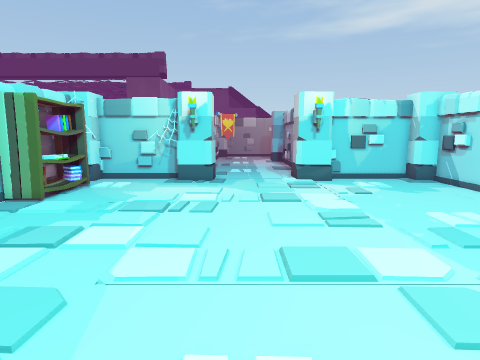
view 1 (above)

19 first-person views from a walk through a Unity game level. The camera is 1.5 m above the floor, tilts 8° down and sees 75° across. The floor is counted in squares, 0.5 m on a side. Each view is taken from the middle of a square. On the plan, view 1 faces up. The plan holds only what a view shows up to about 20 squares ahead; the rest is blank. The place goes on beyond the plan. The player is left out. Some animated figures are not drawn. Door leaves are left out, so doorways stand open. Some surface patterns are stand-ins.

view 2
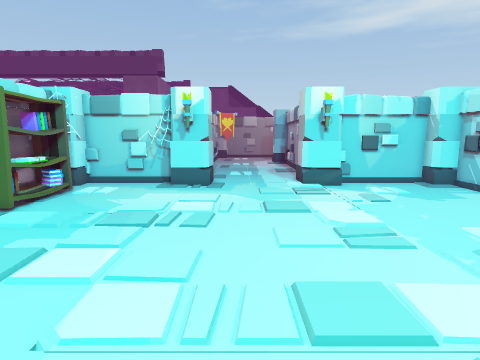

view 3
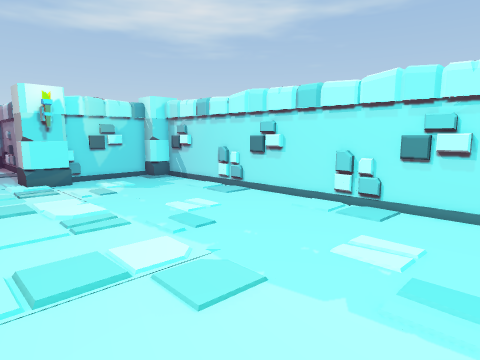

view 4
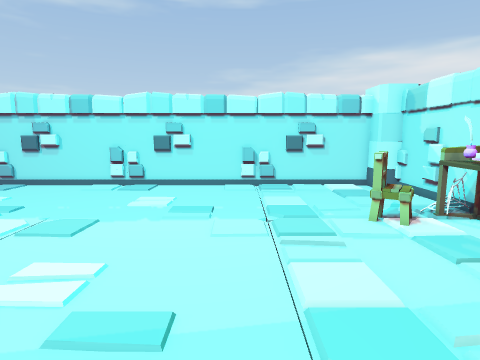

view 5
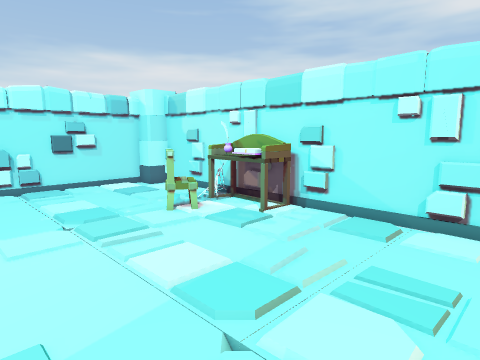

view 6
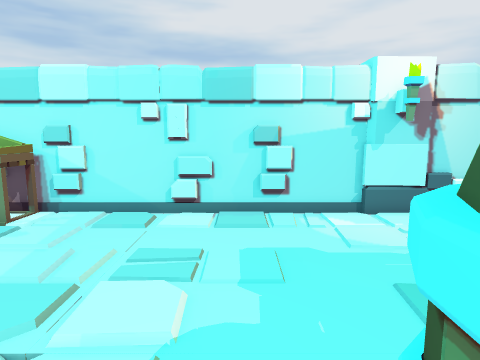

view 7
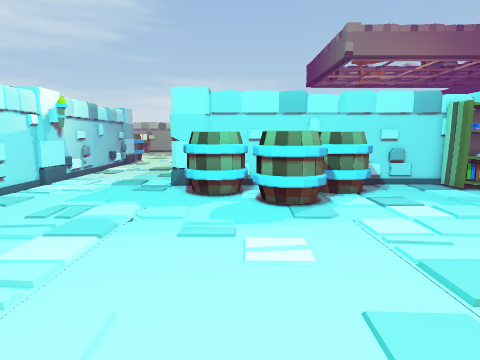

view 8
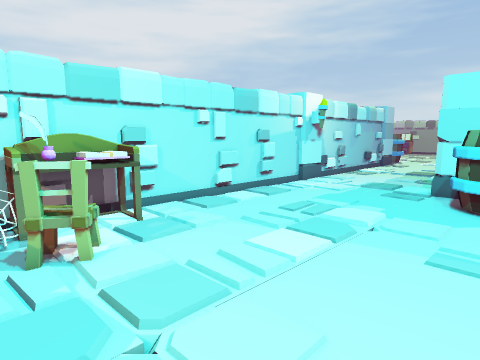

view 9
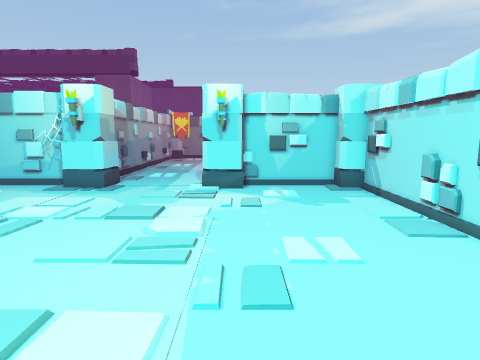

view 10
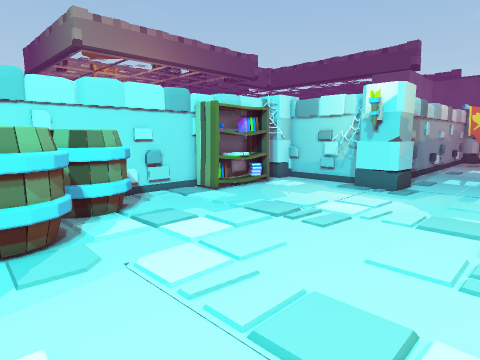

view 11
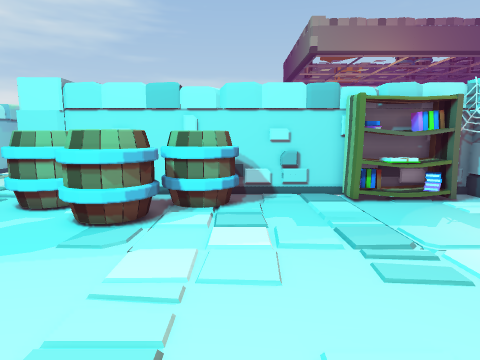

view 12
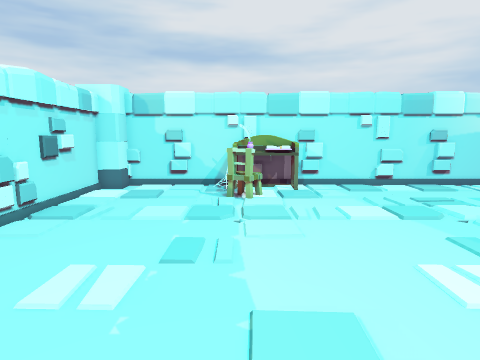

view 13
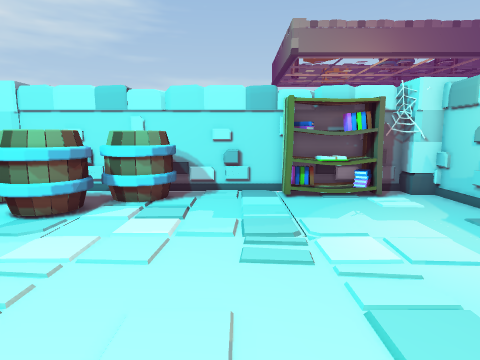

view 14
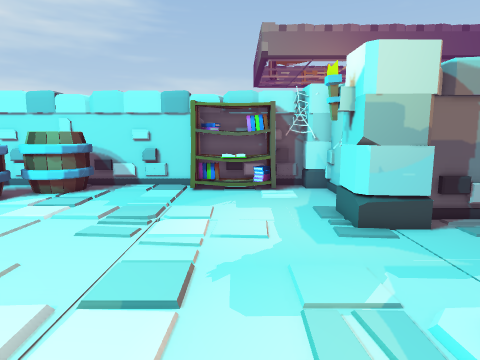

view 15
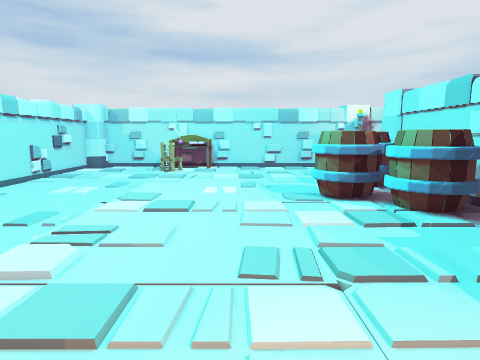

view 16
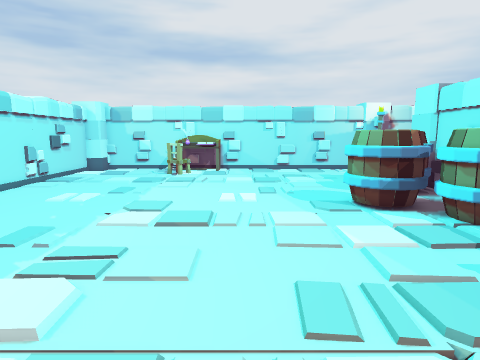

view 17
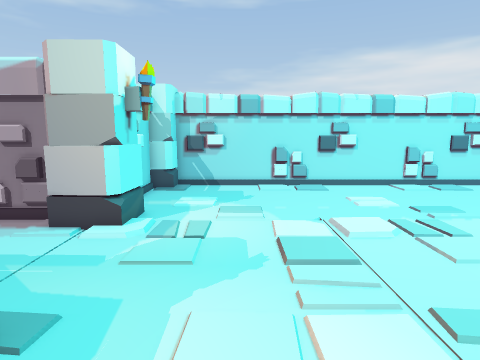

view 18
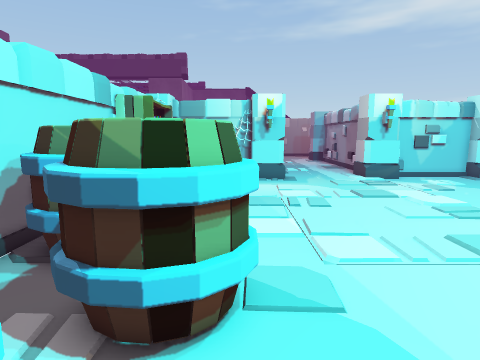

view 19
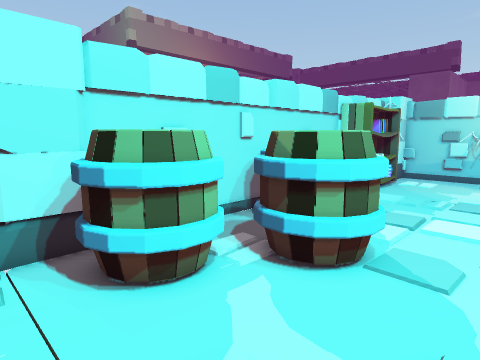

### Floor plan
Points are (right, up) in squares from view 1. A wall is a line through its corners. A room is listed if a view was taken in it or the views show most of it. See-through windows are left out.
Room 1 (views 1, 2, 3, 4, 5, 6, 7, 8, 9, 10, 11, 12, 13, 14, 15, 16, 17, 18, 19)
walls: (13, 2) (13, 6.9); (13, 10) (13, 14.9); (-11, 14.8) (-11, 8.1); (1.2, -9.7) (1.5, -10.1); (0, -10) (1.5, -10); (3.1, -10) (4.7, -10); (13, -6) (13, -1); (13, 18) (13, 20.2); (-4.4, 22.2) (-9.5, 22.2); (-5, -10) (-2.5, -10); (-5.9, 22) (-7.5, 22); (8, -10) (9.5, -10); (-6.8, -9.7) (-6.4, -10.1); (-11.2, 19) (-11.2, 7); (10, 22) (6.4, 22); (-8.5, -10) (-6.5, -10); (10.7, -10) (11.5, -10); (-11, 20.5) (-11, 16.3); (-11.2, 20.5) (-11.2, 19.1); (13.2, -8.5) (13.2, 20.5); (11.5, 22.2) (6.4, 22.2); (-11, -10.2) (11.5, -10.2)
low walls: (-1.3, -10) (-0.8, -10); (-9.3, -10) (-8.8, -10)
objects: column (-12, -10); column (-12, -2) to (-11, 0); column (-11, 21) to (-10, 22); barrel (-10, -1) to (-7, 2); barrel (-10, 6) to (-7, 9); books (-10, 14) to (-9, 19); other object (-10, 20); other object (-5, 21); column (-4, 21) to (-2, 23); desk (2, -9) to (6, -6); column (4, 21) to (6, 23); other object (6, -9); column (12, -10) to (13, -9); column (12, 21) to (13, 22)
Room 2 (no view inside)
walls: (-11.2, 7) (-11.2, 0); (-11, 7.9) (-11, 0.1)
objects: barrel (-8, 3) to (-5, 6)

Where each view was taken, in squares from view 1:
view 1: 0 up, 0 right, facing up
view 2: 2 up, 0 right, facing up
view 3: 0 up, 0 right, facing up-right
view 4: 1 down, 6 left, facing right
view 5: 1 up, 6 left, facing down-right
view 6: 2 up, 6 left, facing down
view 7: 2 up, 8 right, facing left
view 8: 2 up, 7 right, facing down-left
view 9: 3 up, 6 right, facing up
view 10: 3 up, 4 right, facing up-left
view 11: 9 up, 5 right, facing left
view 12: 9 up, 5 right, facing down
view 13: 12 up, 6 right, facing left
view 14: 17 up, 8 right, facing left
view 15: 20 up, 1 left, facing down
view 16: 18 up, 0 right, facing down
view 17: 17 up, 6 left, facing right
view 18: 1 down, 5 left, facing up
view 19: 3 down, 2 left, facing up-left
